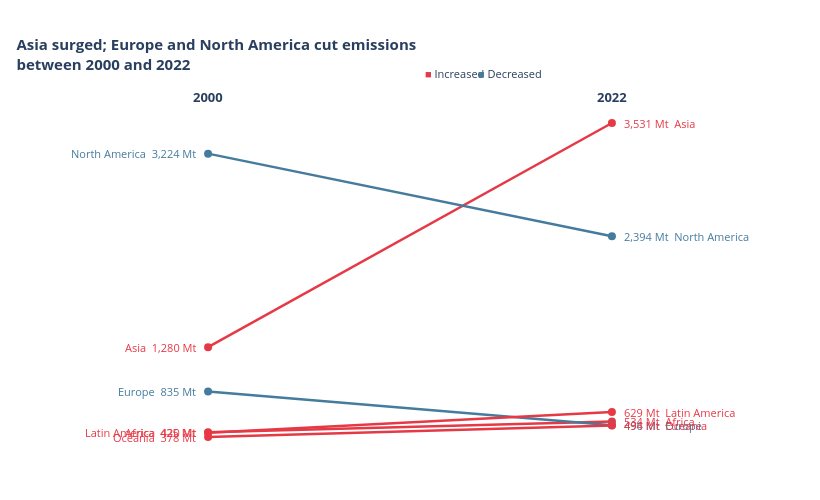

Notebook code cell kept with this figure:
### Markdown cell above
---
## Task 2 — Slopegraph: Regional Change 2000 vs 2022

**What to build:** A slopegraph comparing **average regional CO2 emissions** between 2000 and 2022.

**Requirements:**
- One line per region (not per country — aggregate first)
- Colour: regions that increased = one colour; decreased = another
- Values labelled at both ends of each line
- No y-axis tick labels (the endpoint labels make them redundant)
- Insight title stating which regions moved most

> 💡 `df.groupby(['Region','Year'])['CO2_Mt'].mean().reset_index()` then filter to 2000 and 2022

### Code cell
regional = (
    df.groupby(["Region", "Year"])["CO2_Mt"]
    .mean()
    .reset_index()
)
 
start = regional[regional["Year"] == 2000].set_index("Region")["CO2_Mt"]
end   = regional[regional["Year"] == 2022].set_index("Region")["CO2_Mt"]
regions = start.index.tolist()
 
INCREASE_COLOR = "#E63946"   # red  → grew
DECREASE_COLOR = "#457B9D"   # blue → shrank
 
fig2 = go.Figure()
 
for region in regions:
    y0, y1 = start[region], end[region]
    color = INCREASE_COLOR if y1 >= y0 else DECREASE_COLOR
 
    # Slope line
    fig2.add_trace(go.Scatter(
        x=[0, 1],
        y=[y0, y1],
        mode="lines+markers",
        line=dict(color=color, width=2.5),
        marker=dict(size=8, color=color),
        showlegend=False,
    ))
 
    # Left label  (2000)
    fig2.add_annotation(
        x=0, y=y0,
        text=f"{region}  {y0:,.0f} Mt",
        xanchor="right",
        xshift=-10,
        showarrow=False,
        font=dict(color=color, size=11),
    )
 
    # Right label (2022)
    fig2.add_annotation(
        x=1, y=y1,
        text=f"{y1:,.0f} Mt  {region}",
        xanchor="left",
        xshift=10,
        showarrow=False,
        font=dict(color=color, size=11),
    )
 
# Year axis labels
fig2.add_annotation(x=0, y=1.04, yref="paper",
                    text="<b>2000</b>", showarrow=False,
                    font=dict(size=13), xanchor="center")
fig2.add_annotation(x=1, y=1.04, yref="paper",
                    text="<b>2022</b>", showarrow=False,
                    font=dict(size=13), xanchor="center")
 
# Colour legend chips
for label, color, xpos in [("Increased", INCREASE_COLOR, 0.68),
                            ("Decreased", DECREASE_COLOR, 0.82)]:
    fig2.add_annotation(
        x=xpos, y=1.10, xref="paper", yref="paper",
        text=f"<span style='color:{color}'>■</span> {label}",
        showarrow=False, font=dict(size=11),
    )
 
fig2.update_layout(
    title=dict(
        text="<b>Asia surged; Europe and North America cut emissions<br>"
             "between 2000 and 2022</b>",
        font=dict(size=15),
        x=0.02,
        xanchor="left",
    ),
    xaxis=dict(
        tickvals=[0, 1],
        ticktext=["", ""],   # hidden — annotations carry the labels
        showgrid=False,
        zeroline=False,
        range=[-0.02, 1.02],
    ),
    yaxis=dict(
        showticklabels=False,   # endpoint labels make ticks redundant
        showgrid=False,
        zeroline=False,
    ),
    plot_bgcolor="white",
    paper_bgcolor="white",
    margin=dict(l=200, r=200, t=100, b=40),
    width=820,
    height=500,
)
 
fig2.show()
# fig2.write_image("task2_slopegraph.png", scale=2)   # uncomment to export

### Figure 1 — Plotly figure (JSON) as saved in the notebook; plotly's stock layout.template omitted (floating-point values rounded to 4 significant figures)
{"data": [{"line": {"color": "#E63946", "width": 2.5}, "marker": {"color": "#E63946", "size": 8}, "mode": "lines+markers", "showlegend": false, "type": "scatter", "x": [0, 1], "y": [425.4, 534.4]}, {"line": {"color": "#E63946", "width": 2.5}, "marker": {"color": "#E63946", "size": 8}, "mode": "lines+markers", "showlegend": false, "type": "scatter", "x": [0, 1], "y": [1280.0, 3531.0]}, {"line": {"color": "#457B9D", "width": 2.5}, "marker": {"color": "#457B9D", "size": 8}, "mode": "lines+markers", "showlegend": false, "type": "scatter", "x": [0, 1], "y": [834.9, 496.5]}, {"line": {"color": "#E63946", "width": 2.5}, "marker": {"color": "#E63946", "size": 8}, "mode": "lines+markers", "showlegend": false, "type": "scatter", "x": [0, 1], "y": [419.9, 629.1]}, {"line": {"color": "#457B9D", "width": 2.5}, "marker": {"color": "#457B9D", "size": 8}, "mode": "lines+markers", "showlegend": false, "type": "scatter", "x": [0, 1], "y": [3224.0, 2394.0]}, {"line": {"color": "#E63946", "width": 2.5}, "marker": {"color": "#E63946", "size": 8}, "mode": "lines+markers", "showlegend": false, "type": "scatter", "x": [0, 1], "y": [378.4, 493.7]}], "layout": {"annotations": [{"font": {"color": "#E63946", "size": 11}, "showarrow": false, "text": "Africa  425 Mt", "x": 0, "xanchor": "right", "xshift": -10, "y": 425.4}, {"font": {"color": "#E63946", "size": 11}, "showarrow": false, "text": "534 Mt  Africa", "x": 1, "xanchor": "left", "xshift": 10, "y": 534.4}, {"font": {"color": "#E63946", "size": 11}, "showarrow": false, "text": "Asia  1,280 Mt", "x": 0, "xanchor": "right", "xshift": -10, "y": 1280.0}, {"font": {"color": "#E63946", "size": 11}, "showarrow": false, "text": "3,531 Mt  Asia", "x": 1, "xanchor": "left", "xshift": 10, "y": 3531.0}, {"font": {"color": "#457B9D", "size": 11}, "showarrow": false, "text": "Europe  835 Mt", "x": 0, "xanchor": "right", "xshift": -10, "y": 834.9}, {"font": {"color": "#457B9D", "size": 11}, "showarrow": false, "text": "496 Mt  Europe", "x": 1, "xanchor": "left", "xshift": 10, "y": 496.5}, {"font": {"color": "#E63946", "size": 11}, "showarrow": false, "text": "Latin America  420 Mt", "x": 0, "xanchor": "right", "xshift": -10, "y": 419.9}, {"font": {"color": "#E63946", "size": 11}, "showarrow": false, "text": "629 Mt  Latin America", "x": 1, "xanchor": "left", "xshift": 10, "y": 629.1}, {"font": {"color": "#457B9D", "size": 11}, "showarrow": false, "text": "North America  3,224 Mt", "x": 0, "xanchor": "right", "xshift": -10, "y": 3224.0}, {"font": {"color": "#457B9D", "size": 11}, "showarrow": false, "text": "2,394 Mt  North America", "x": 1, "xanchor": "left", "xshift": 10, "y": 2394.0}, {"font": {"color": "#E63946", "size": 11}, "showarrow": false, "text": "Oceania  378 Mt", "x": 0, "xanchor": "right", "xshift": -10, "y": 378.4}, {"font": {"color": "#E63946", "size": 11}, "showarrow": false, "text": "494 Mt  Oceania", "x": 1, "xanchor": "left", "xshift": 10, "y": 493.7}, {"font": {"size": 13}, "showarrow": false, "text": "<b>2000</b>", "x": 0, "xanchor": "center", "y": 1.04, "yref": "paper"}, {"font": {"size": 13}, "showarrow": false, "text": "<b>2022</b>", "x": 1, "xanchor": "center", "y": 1.04, "yref": "paper"}, {"font": {"size": 11}, "showarrow": false, "text": "<span style='color:#E63946'>■</span> Increased", "x": 0.68, "xref": "paper", "y": 1.1, "yref": "paper"}, {"font": {"size": 11}, "showarrow": false, "text": "<span style='color:#457B9D'>■</span> Decreased", "x": 0.82, "xref": "paper", "y": 1.1, "yref": "paper"}], "height": 500, "margin": {"b": 40, "l": 200, "r": 200, "t": 100}, "paper_bgcolor": "white", "plot_bgcolor": "white", "title": {"font": {"size": 15}, "text": "<b>Asia surged; Europe and North America cut emissions<br>between 2000 and 2022</b>", "x": 0.02, "xanchor": "left"}, "width": 820, "xaxis": {"range": [-0.02, 1.02], "showgrid": false, "ticktext": ["", ""], "tickvals": [0, 1], "zeroline": false}, "yaxis": {"showgrid": false, "showticklabels": false, "zeroline": false}}}
